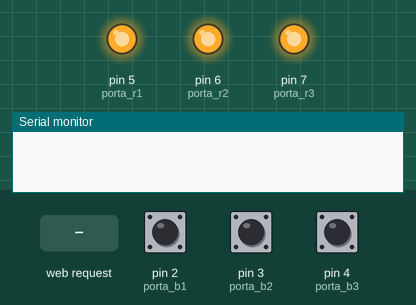
The sketch below on a simulated Arduino Uno, built with avr-gcc and run on an emulated ATmega328P. Parts: output pins drawn as LEDs (lit = HIGH), the last lines printed to the serial monitor. Dashed ring = blinking. Inputs (shaded band) come from the test bench; at power-on: pin 2 (porta_b1) HIGH, pin 3 (porta_b2) HIGH, pin 4 (porta_b3) HIGH. WiFi joins after 1.5 s; servers stay silent unless stated.

Above: at 1.2 s.
1.3 s: HTTP request GET /luz1on received
At 2.1 s:
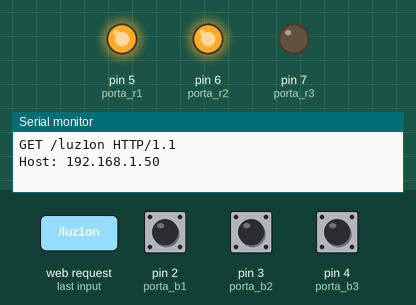
2.9 s: pin 2 (porta_b1) pulled LOW for 1 s
At 3.07 s:
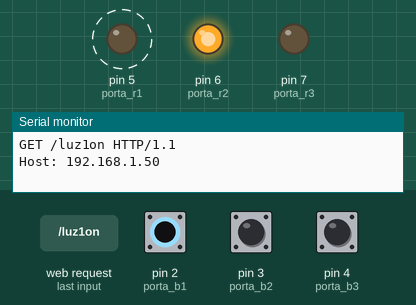
5.4 s: pin 3 (porta_b2) pulled LOW for 1 s
At 7.0 s:
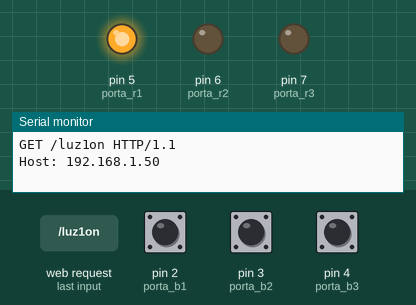
7.9 s: pin 4 (porta_b3) pulled LOW for 3.2 s
At 12.0 s:
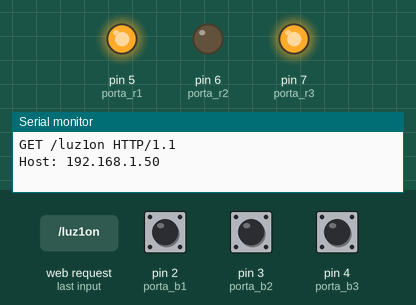
12.6 s: pin 2 (porta_b1) pulled LOW for 0.25 s
At 13.3 s:
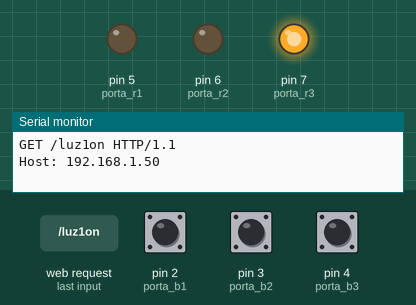
14.3 s: pin 3 (porta_b2) pulled LOW for 0.25 s
At 15.8 s:
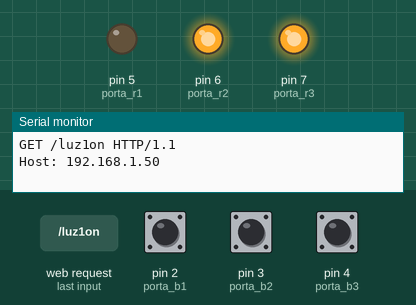
Timing chart, 0 to 17.0 s (numbered marks = the images above; inputs shaded):
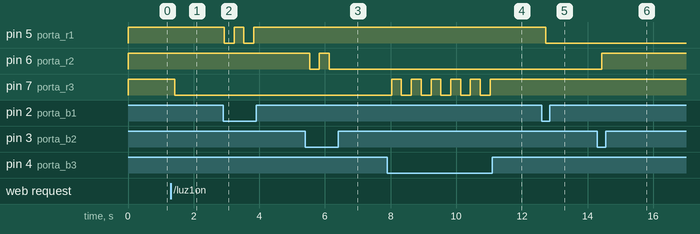

The sketch:

ethernet2.ino
```cpp
#include <SPI.h>
#include <Ethernet.h>
#include <IRremote.h>


// Configuração de botoes e Reles
byte BOTAO1 = 0;
byte BOTAO2 = 0;
byte BOTAO3 = 0;

byte RELE1 = 1;
byte RELE2 = 1;
byte RELE3 = 1;
/*
byte porta_b1 = 22;
byte porta_b2 = 23;
byte porta_b3 = 24;

byte porta_r1 = 25;
byte porta_r2 = 26;
byte porta_r3 = 27;
*/


byte porta_b1 = 2;
byte porta_b2 = 3;
byte porta_b3 = 4;

byte porta_r1 = 5;
byte porta_r2 = 6;
byte porta_r3 = 7;


byte mac[] = { 0xDE, 0xAD, 0xBE, 0xEF, 0xFE, 0xED };

IPAddress ip(10,0,0,105); // ip que o arduino assumirá
IPAddress gateway(10,0,0,1); // ip do roteador
IPAddress subnet(255, 255, 255, 255);

EthernetServer server(80);
IRsend irsend;

void setup(){
  Serial.begin(9600);
  Ethernet.begin(mac,ip,gateway, subnet);
  server.begin();

  pinMode(porta_b1, INPUT);
  pinMode(porta_b2, INPUT);
  pinMode(porta_b3, INPUT);

  digitalWrite(porta_b1, 1);
  digitalWrite(porta_b2, 1);
  digitalWrite(porta_b3, 1);

  pinMode(porta_r1, OUTPUT);
  pinMode(porta_r2, OUTPUT);
  pinMode(porta_r3, OUTPUT);

  digitalWrite(porta_r1, 1);
  digitalWrite(porta_r2, 1);
  digitalWrite(porta_r3, 1);

  }
void loop(){
 BOTAO1 = digitalRead(porta_b1);
 BOTAO2 = digitalRead(porta_b2);
 BOTAO3 = digitalRead(porta_b3);

 if(BOTAO1 == 0){
  RELE1 = !RELE1;
  digitalWrite(porta_r1, RELE1);
  delay(100);
 }

 if(BOTAO2 == 0){
  RELE2 = !RELE2;
  digitalWrite(porta_r2, RELE2);
  delay(100);
 }

 if(BOTAO3 == 0){
  RELE3 = !RELE3;
  digitalWrite(porta_r3, RELE3);
  delay(100);
 }

  EthernetClient client = server.available();
  if(client) {
    boolean currentLineIsBlank = true;
    String vars;
    int varOnOff = 0;
    while(client.connected()){
      if(client.available()){
        char c = client.read();
        Serial.print(c);
        vars.concat(c);
        if(vars.endsWith("/luz1on")) varOnOff = 1;
        else if (vars.endsWith("/luz1off")) varOnOff = 2;
        else if (vars.endsWith("/luz2on")) varOnOff = 3;
        else if (vars.endsWith("/luz2off")) varOnOff = 4;
        else if (vars.endsWith("/ventiladoron")) varOnOff = 5;
        else if (vars.endsWith("/ventiladoroff")) varOnOff = 6;

        // TV
        else if (vars.endsWith("/tvonoff")) varOnOff = 7;
        else if (vars.endsWith("/cmenos")) varOnOff = 8;
        else if (vars.endsWith("/cmais")) varOnOff = 9;
        else if (vars.endsWith("/vmenos")) varOnOff = 10;
        else if (vars.endsWith("/vmais")) varOnOff = 11;

        // Sensores
        else if (vars.endsWith("/luminosidade")) varOnOff = 12;

        if(c == '\n' && currentLineIsBlank){
          client.println("HTTP/1.1 200 OK");

          client.println();
          client.println("<div id=\"result\">");
          if(varOnOff == 0){
             client.println("false");
          }
          else if (varOnOff == 1) {
            RELE3 = !RELE3;
            digitalWrite(porta_r3, RELE3);
            delay(100);
            client.println("true");
          }
          else if (varOnOff == 2) {
            digitalWrite(8, 0);
            client.println("true");
         }
          else if (varOnOff == 3) {
            digitalWrite(9, 1);
            client.println("true");
         }
          else if (varOnOff == 4) {
            digitalWrite(9, 0);
            client.println("true");
         }
          else if (varOnOff == 5) {
            digitalWrite(10, 1);
            client.println("true");
         }
          else if (varOnOff == 6) {
            digitalWrite(10, 0);
            client.println("true");
         }

         // TV
          else if (varOnOff == 7) {
            for (int i = 0; i < 1; i++) {
              irsend.sendNEC(0x8076807F, 32);
              delay(100);
            }
            client.println("true");
         }

          else if (varOnOff == 8) {
            for (int i = 0; i < 1; i++) {
              irsend.sendNEC(0x8076A05F, 32);
              delay(100);
            }
            client.println("true");
         }

          else if (varOnOff == 9) {
            for (int i = 0; i < 1; i++) {
              irsend.sendNEC(0x807620DF, 32);
              delay(100);
            }
            client.println("true");
         }

          else if (varOnOff == 10) {
            for (int i = 0; i < 1; i++) {
              irsend.sendNEC(0x8076F807, 32);
              delay(100);
            }
            client.println("true");
         }

          else if (varOnOff == 11) {
            for (int i = 0; i < 1; i++) {
              irsend.sendNEC(0x80767887, 32);
              delay(100);
            }
            client.println("true");
         }

          else if (varOnOff == 12) {
            client.println(analogRead(0));
         }

         // FIM COMANDOS TV


         else {
             client.println("false");
         }
          break;
        }
        if(c == '\n'){
          currentLineIsBlank = true;
        }
        else if (c != '\r') {
          currentLineIsBlank = false;
        }
      }
    }
    client.println("</div>");
    delay(1);
    client.stop();
  }
   delay(200);
}
```

Measured:
- after the input at 1.3 s, pin 7 (porta_r3): HIGH → LOW after 0.13 s
- after the input at 2.9 s, pin 5 (porta_r1): alternates HIGH for 0.30 s and LOW for 0.30 s, 4 changes in all, then stays HIGH, starting at once
- after the input at 5.4 s, pin 6 (porta_r2): HIGH → LOW after 0.13 s, → HIGH 0.30 s later, → LOW 0.30 s later
- after the input at 7.9 s, pin 7 (porta_r3): alternates HIGH for 0.30 s and LOW for 0.30 s, 11 changes in all, then stays HIGH, starting after 0.13 s
- after the input at 12.6 s, pin 5 (porta_r1): HIGH → LOW after 0.13 s
- after the input at 14.3 s, pin 6 (porta_r2): LOW → HIGH after 0.13 s
